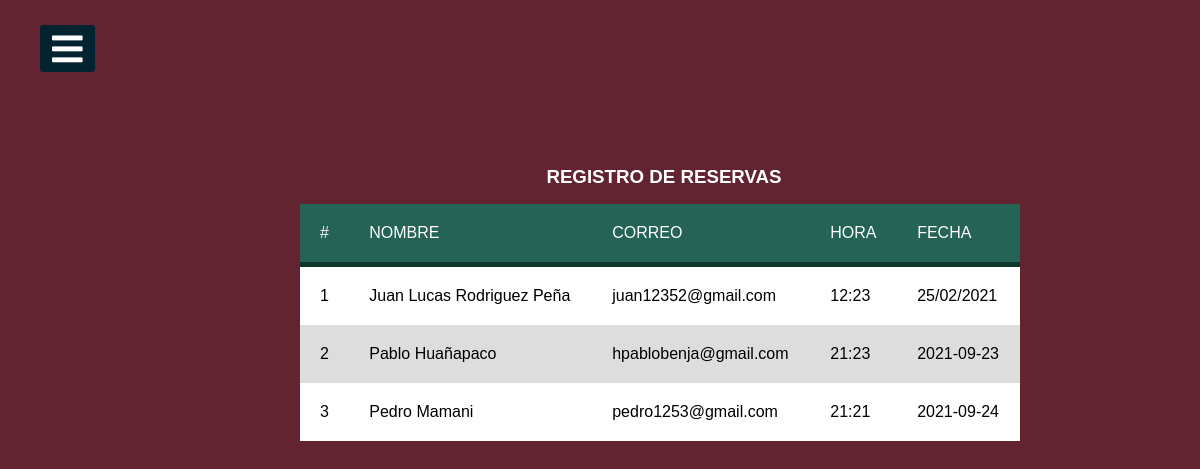
The page /frontend/reservas.php on the database its author committed.
### tables this page shows
CREATE TABLE `reservas` (
  `id` int(11) NOT NULL,
  `correo` varchar(123) NOT NULL,
  `nombre` varchar(123) NOT NULL,
  `hora` varchar(123) NOT NULL,
  `fecha` varchar(123) NOT NULL
);

### frontend/reservas.php (the view, shortened to what this page needs)
<?php
	$conexion=mysqli_connect('localhost','root','','login');
 ?>
<!DOCTYPE html>
<html lang="en" dir="ltr">
  <head>
    <link rel="stylesheet" href="css/side.css">
    <link rel="stylesheet" href="css/tablaRegistros.css">
    <link rel="stylesheet" href="https://cdnjs.cloudflare.com/ajax/libs/font-awesome/5.15.3/css/all.min.css"/>
  </head>
  <body>
    <label for="check">
          <i class="fas fa-bars" id="btn"></i>
    </label>
   <section id="main-container">
     <section class="h1"><h1>REGISTRO DE RESERVAS</h1></section>
   <div class="content">
      <table>
			<thead>
			<td>#</td>
			<td>NOMBRE</td>
			<td>CORREO</td>
			<td>HORA</td>
			<td>FECHA</td>
			</thead>
			<?php
				$sql="SELECT * from reservas";
				$result=mysqli_query($conexion,$sql);
				while($mostrar=mysqli_fetch_array($result)){
		 	?>
			<tr>
			<td><?php echo $mostrar['id'] ?></td>
			<td><?php echo $mostrar['nombre'] ?></td>
			<td><?php echo $mostrar['correo'] ?></td>
			<td><?php echo $mostrar['hora'] ?></td>
			<td><?php echo $mostrar['fecha'] ?></td>
		</tr>
		<?php
	}
	 ?>
		</table>
      </div>
   </section>
  </body>
</html>

### css/side.css (style rules this page uses)
* { padding: 0; margin: 0; list-style: none; text-decoration: none; }
body { font-family: 'Roboto', sans-serif; }
label #btn,label #cancel { position: absolute; background: #042331; border-radius: 3px; cursor: pointer; }
label #btn { left: 40px; top: 25px; font-size: 35px; color: white; padding: 6px 12px; transition: all .5s; }

### css/tablaRegistros.css (style rules this page uses)
body { background-color: #632432; font-family: Arial; }
#main-container { margin: 150px auto; width: 600px; }
table { background-color: white; text-align: left; border-collapse: collapse; width: 120%; }
th, td { padding: 20px; }
thead { background-color: #246355; border-bottom: solid 5px #0F362D; color: white; }
tr:nth-child(even) { background-color: #ddd; }
.h1 { color: white; text-align: center; padding: 1em; padding-left: 9em; }

### rows shown on the page
reservas: id "1", nombre "Juan Lucas Rodriguez Peña", correo "juan12352@gmail.com", hora "12:23", fecha "25/02/2021"
reservas: id "2", nombre "Pablo Huañapaco", correo "hpablobenja@gmail.com", hora "21:23", fecha "2021-09-23"
reservas: id "3", nombre "Pedro Mamani", correo "pedro1253@gmail.com", hora "21:21", fecha "2021-09-24"
